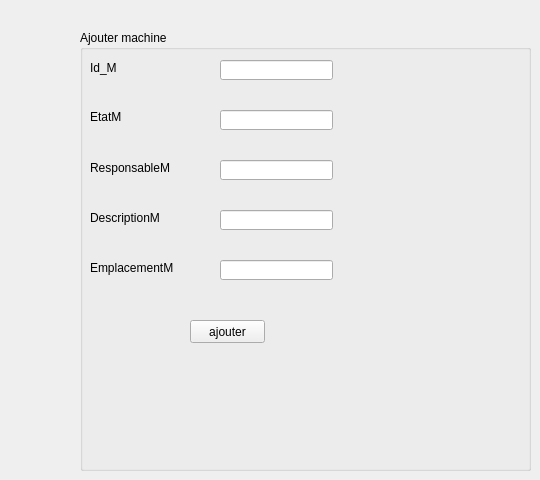
      <widget class="QWidget" name="tab_2">
       <attribute name="title">
        <string>Ajouter une machine</string>
       </attribute>
       <widget class="QGroupBox" name="groupBox">
        <property name="geometry">
         <rect>
          <x>80</x>
          <y>30</y>
          <width>451</width>
          <height>441</height>
         </rect>
        </property>
        <property name="title">
         <string>Ajouter machine</string>
        </property>
        <widget class="QLabel" name="label_21">
         <property name="geometry">
          <rect>
           <x>10</x>
           <y>180</y>
           <width>81</width>
           <height>16</height>
          </rect>
         </property>
         <property name="text">
          <string>DescriptionM</string>
         </property>
        </widget>
        <widget class="QLineEdit" name="le_etatM">
         <property name="geometry">
          <rect>
           <x>140</x>
           <y>80</y>
           <width>113</width>
           <height>20</height>
          </rect>
         </property>
        </widget>
        <widget class="QLineEdit" name="le_responsableM">
         <property name="geometry">
          <rect>
           <x>140</x>
           <y>130</y>
           <width>113</width>
           <height>20</height>
          </rect>
         </property>
        </widget>
        <widget class="QLineEdit" name="le_emplacementM">
         <property name="geometry">
          <rect>
           <x>140</x>
           <y>230</y>
           <width>113</width>
           <height>20</height>
          </rect>
         </property>
        </widget>
        <widget class="QLineEdit" name="le_descriptionM">
         <property name="geometry">
          <rect>
           <x>140</x>
           <y>180</y>
           <width>113</width>
           <height>20</height>
          </rect>
         </property>
        </widget>
        <widget class="QLabel" name="label_22">
         <property name="geometry">
          <rect>
           <x>10</x>
           <y>230</y>
           <width>91</width>
           <height>16</height>
          </rect>
         </property>
         <property name="text">
          <string>EmplacementM</string>
         </property>
        </widget>
        <widget class="QLabel" name="label_23">
         <property name="geometry">
          <rect>
           <x>10</x>
           <y>130</y>
           <width>101</width>
           <height>16</height>
          </rect>
         </property>
         <property name="text">
          <string>ResponsableM</string>
         </property>
        </widget>
        <widget class="QLabel" name="label_24">
         <property name="geometry">
          <rect>
           <x>10</x>
           <y>80</y>
           <width>47</width>
           <height>13</height>
          </rect>
         </property>
         <property name="text">
          <string>EtatM</string>
         </property>
        </widget>
        <widget class="QLineEdit" name="le_id_M">
         <property name="geometry">
          <rect>
           <x>140</x>
           <y>30</y>
           <width>113</width>
           <height>20</height>
          </rect>
         </property>
        </widget>
        <widget class="QLabel" name="label_25">
         <property name="geometry">
          <rect>
           <x>10</x>
           <y>30</y>
           <width>91</width>
           <height>16</height>
          </rect>
         </property>
         <property name="text">
          <string>Id_M</string>
         </property>
        </widget>
        <widget class="QPushButton" name="pb_ajouter">
         <property name="geometry">
          <rect>
           <x>110</x>
           <y>290</y>
           <width>75</width>
           <height>23</height>
          </rect>
         </property>
         <property name="text">
          <string>ajouter</string>
         </property>
        </widget>
       </widget>
      </widget>
